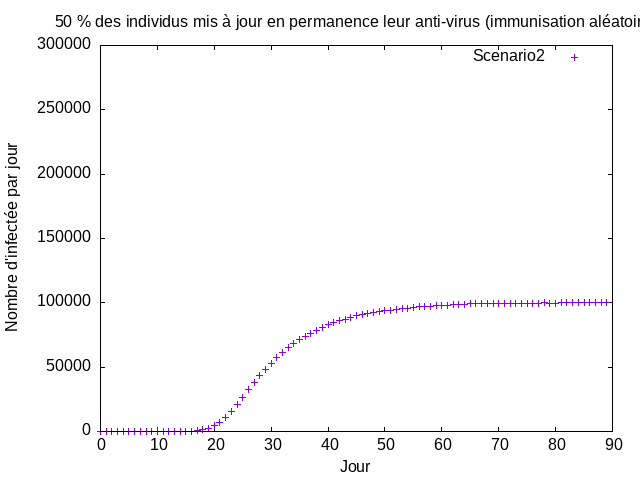

Write gnuplot code to recreate this figure.
set terminal png
set title "50 % des individus mis à jour en permanence leur anti-virus (immunisation aléatoire)"
set yrange [0 : 300000]
set output 'Scenario2.png'
set xlabel "Jour"
set ylabel "Nombre d'infectée par jour"
plot"scenario2.data" t "Scenario2"
